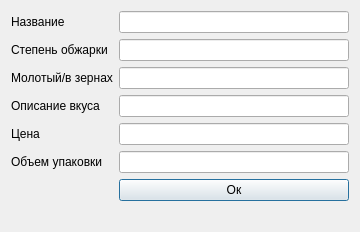
<?xml version="1.0" encoding="UTF-8"?>
<ui version="4.0">
 <class>Dialog</class>
 <widget class="QDialog" name="Dialog">
  <property name="geometry">
   <rect>
    <x>0</x>
    <y>0</y>
    <width>360</width>
    <height>216</height>
   </rect>
  </property>
  <property name="windowTitle">
   <string>Dialog</string>
  </property>
  <layout class="QFormLayout" name="formLayout">
   <item row="0" column="0">
    <widget class="QLabel" name="label">
     <property name="text">
      <string>Название</string>
     </property>
    </widget>
   </item>
   <item row="0" column="1">
    <widget class="QLineEdit" name="name_edit"/>
   </item>
   <item row="1" column="0">
    <widget class="QLabel" name="label_3">
     <property name="text">
      <string>Степень обжарки</string>
     </property>
    </widget>
   </item>
   <item row="1" column="1">
    <widget class="QLineEdit" name="degree_edit"/>
   </item>
   <item row="2" column="0">
    <widget class="QLabel" name="label_4">
     <property name="text">
      <string>Молотый/в зернах</string>
     </property>
    </widget>
   </item>
   <item row="2" column="1">
    <widget class="QLineEdit" name="mol_edit"/>
   </item>
   <item row="3" column="0">
    <widget class="QLabel" name="label_5">
     <property name="text">
      <string>Описание вкуса</string>
     </property>
    </widget>
   </item>
   <item row="3" column="1">
    <widget class="QLineEdit" name="desc_edit"/>
   </item>
   <item row="4" column="0">
    <widget class="QLabel" name="label_6">
     <property name="text">
      <string>Цена</string>
     </property>
    </widget>
   </item>
   <item row="4" column="1">
    <widget class="QLineEdit" name="price_edit"/>
   </item>
   <item row="5" column="0">
    <widget class="QLabel" name="label_7">
     <property name="text">
      <string>Объем упаковки</string>
     </property>
    </widget>
   </item>
   <item row="5" column="1">
    <widget class="QLineEdit" name="volume_edit"/>
   </item>
   <item row="6" column="1">
    <widget class="QPushButton" name="pushButton">
     <property name="text">
      <string>Ок</string>
     </property>
    </widget>
   </item>
   <item row="6" column="0">
    <spacer name="horizontalSpacer">
     <property name="orientation">
      <enum>Qt::Horizontal</enum>
     </property>
     <property name="sizeHint" stdset="0">
      <size>
       <width>40</width>
       <height>20</height>
      </size>
     </property>
    </spacer>
   </item>
   <item row="7" column="0">
    <widget class="QLabel" name="status_bar">
     <property name="text">
      <string/>
     </property>
    </widget>
   </item>
  </layout>
 </widget>
 <resources/>
 <connections/>
</ui>
